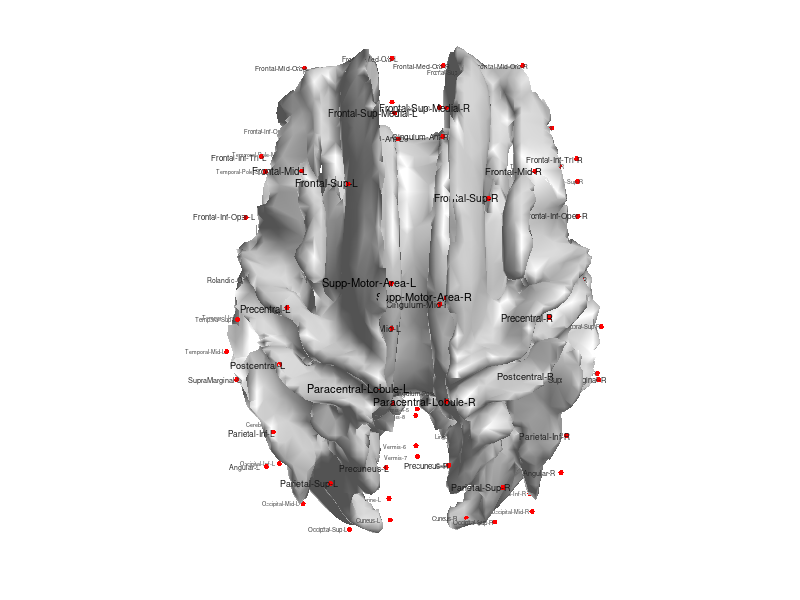

Write MATLAB code to recreate this figure. (Note: this script raises an error after producing the figure.)
function [AAL, fig, ax] = AAL_display_surface
% AAL_DISPLAY_SURFACE  Display cortical surface with AAL ROI nodes and labels.
%
% This function loads AAL_template.mat and visualizes the surface together
% with ROI node locations and anatomical ROI labels. Label size and color
% are adaptively scaled by depth to improve readability in 3D view.
%
% Required file (must be on MATLAB path):
%   AAL_template.mat : struct AAL with fields
%     AAL.template   : surface template (as used by figure_patch)
%     AAL.vertices   : [116 x 3] ROI coordinates
%     AAL.labels     : {1 x 116} ROI names
%
% (C) 2026 Moo K. Chung
% University of Wisconsin–Madison

load AAL_template;
% AAL = 
%   struct with fields:
%     template: [1×1 struct]
%     vertices: [116×3 double]
%       labels: {1×116 cell}



t        = AAL.template;                
X        = AAL.vertices;                
roiNames = AAL.labels;                   

AAL.vertices(:,2) = - AAL.vertices(:,2); % Flip Y here. 
% This is stupid matlab inconsistency


minZ = min(X(:,3));
maxZ = max(X(:,3));
ROIfont = 8;
hold on;
figure_patch(t,[0.9 0.9 0.9],0.15);
plot3(X(:,1), X(:,2), X(:,3), 'r.', 'MarkerSize', 12);   % nodes

for i = 1:length(roiNames)
    pos = X(i,:);
    
    zscale = (pos(3) - minZ) / (maxZ - minZ);
    zscale = max(0.5, zscale);
    
    text(pos(1), pos(2)+3, pos(3)+2, roiNames{i}, ...
        'Color', [0 0 0] + (1 - zscale)*0.5, ...
        'FontSize', ROIfont * zscale, ...
        'HorizontalAlignment', 'center');
end

view([-90 90])
%lighting gouraud
%material shiny
camlight;
alpha(0.1);
end


%-----
% Helper function

function figure_patch(surf,color,c);
%
% figure_patch(surf,color,c);
%
% surf : surf mesh
% color: surface color
% c    : amount of transparency
%
% (c) 2010 Moo K. Chung
% University of Wisconsin-Madison
% mkchung@wisc.edu
%
% update history: 2010 April 1; 2013 Dec.26; 
%                 2026 Feb.10removed white background


%surf= reducepatch(surf,0.2); % it reduces the patch size
hold on;

if nargin <=1
    color = [0.74 0.71 0.61];
    c=1;
end

% patch command only works with .vertices and .faces
patchsurf.vertices =surf.vertices;
patchsurf.faces=surf.faces;

p=patch(patchsurf);
set(p,'FaceColor',color,'EdgeColor','none');


daspect([1 1 1]);
view(3); 
axis tight; axis vis3d off;
 

lighting gouraud;
material shiny;

axis off
%set(gcf,'Color','w') ;

%colorbar
%background='white'; whitebg(gcf,background);
%set(gcf,'Color',background,'InvertHardcopy','off');

end



